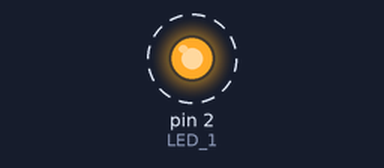
Recording of a sketch running on a simulated Arduino Uno, built with avr-gcc and run on an emulated ATmega328P. Parts: output pins drawn as LEDs (lit = HIGH). Dashed ring = blinking.

Above: at 0.5 s.
Timing chart, 0 to 4.6 s (numbered marks = the images above):
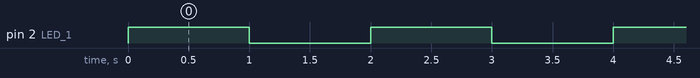

Measured:
- by itself, pin 2 (LED_1): alternates HIGH for 1.0 s and LOW for 1.0 s

The sketch:

_1_LedFlash.ino
```cpp
/*
  Lab 1 - LED Flash

  This lab helps verify that the Arduino is working will get your feet wet
  doing something basic. This will also teach the basics of activating an LED
  and using a current limiting resistor.

  What will happen?
  The LED will flash on and off every second.

  Learn:
  - Basic Arduino program flow
  - Turn LED on/off
  - Current limiting resistor

  Schematic:
  + LED,
    (+)lead to pin 2.
    (-)lead to GND via 470 ohm resistor

 */

#define LED_1 2

void setup() {
 pinMode(LED_1, OUTPUT);
}

void loop() {

  digitalWrite(LED_1, HIGH);
  delay(1000);
  digitalWrite(LED_1, LOW);
  delay(1000);

}
```
